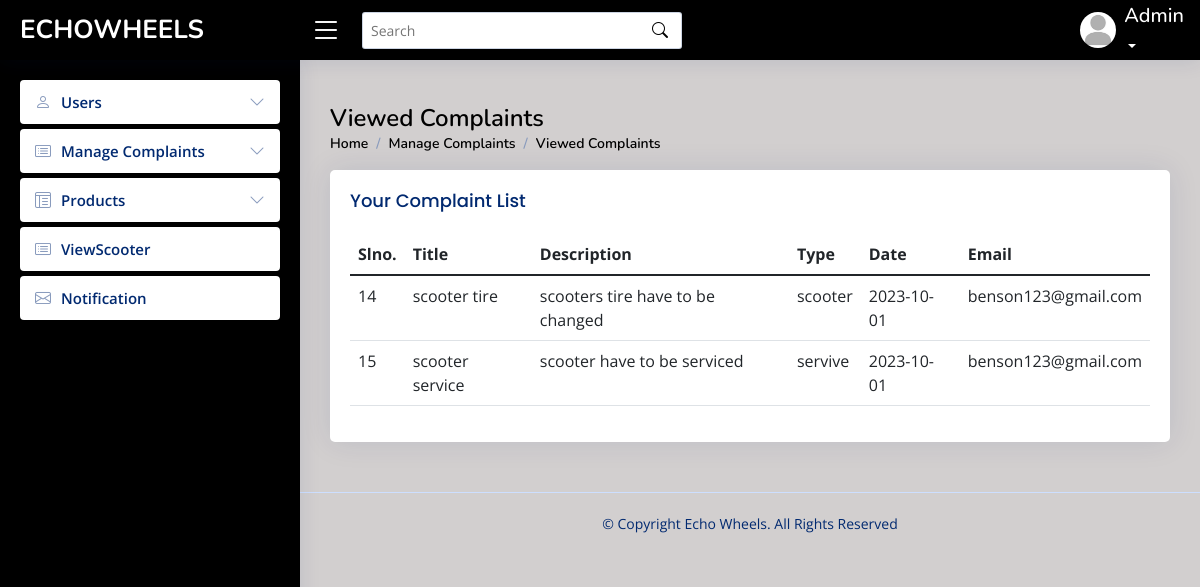
Page /admin/viewedcomplaint.php on the earlier database version.
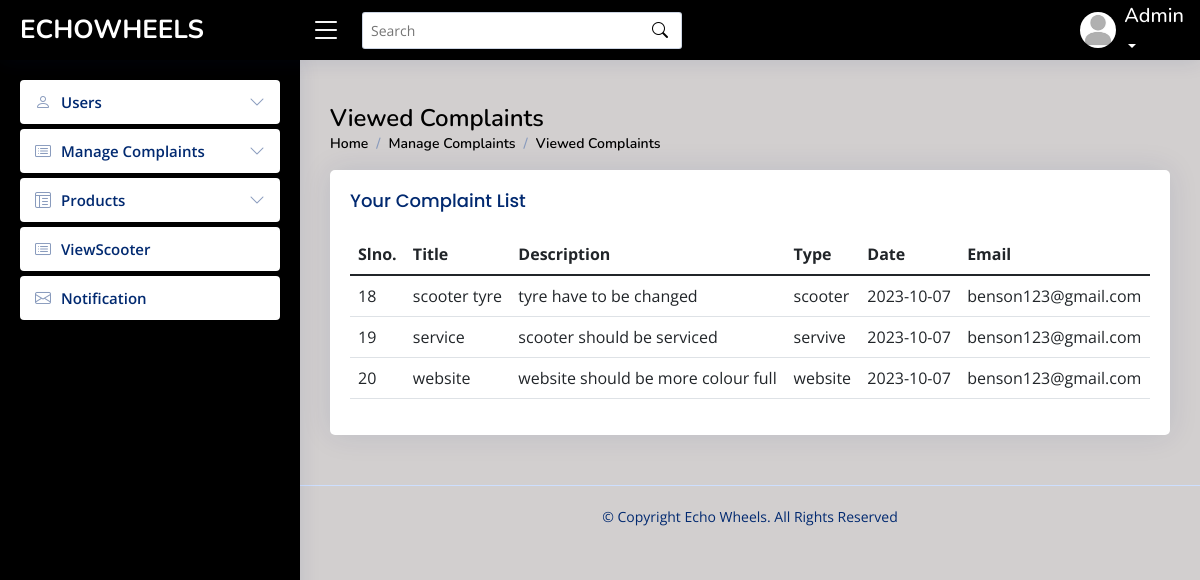
Same page on the later database version.
### tables this page shows
CREATE TABLE `complaint` (
  `complaint_id` int(40) NOT NULL,
  `title` varchar(40) NOT NULL,
  `description` varchar(200) NOT NULL,
  `type` varchar(10) NOT NULL,
  `date` date NOT NULL,
  `email_id` varchar(50) NOT NULL,
  `reply` varchar(10) NOT NULL,
  `message` varchar(70) NOT NULL
);

### connect.php (called while the page is built, shortened)
<?php
$dbname="echowheels";
$conn=mysqli_connect("localhost","root","",$dbname);
function select_data($sql)
{
  global $conn;
  $res = mysqli_query($conn, $sql);
  if ($res)
    return $res;
  else
    return False;
}
?>

### admin/viewedcomplaint.php (the view, shortened to what this page needs)
<?php
include("header.php");
?>
  <main id="main" class="main">
    <div class="pagetitle">
      <h1>Viewed Complaints</h1>
      <nav>
        <ol class="breadcrumb">
          <li class="breadcrumb-item"><a href="activeuser.php">Home</a></li>
          <li class="breadcrumb-item active">Manage Complaints</li>
          <li class="breadcrumb-item active">Viewed Complaints</li>
        </ol>
      </nav>
    </div>
    <div class="card">
          <div class="card-body">
            <h5 class="card-title">
            Your Complaint List
            </h5>
    <section class="section dashboard">
      <div class="row">
      <section class="section">
      <div class="row">
        <div class="col-lg-12">
              <table class="table datatable">
                <thead>
                  <tr>
                    <th scope="col">Slno.</th>
                    <th scope="col">Title</th>
                    <th scope="col">Description</th>
                    <th scope="col">Type</th>
                    <th scope="col">Date</th>
                    <th scope="col">Email</th>
                  </tr>
                </thead>
                <tbody>
                <?php
               $sql = "SELECT * FROM complaint where  reply='1' ";
                $data=select_data($sql);
                while ($row = mysqli_fetch_assoc($data)) {
                  ?>
                  <tr>
                  <td><?php echo  $row['complaint_id'] ?></td>
                 <td><?php echo  $row['title'] ?></td>
                 <td> <?php echo $row['description'] ?></td>
                 <td><?php echo $row['type'] ?></td>
                 <td><?php echo $row['date']?></td>
                 <td> <?php echo $row['email_id']  ?></td>
                  <?php
                  }
                  ?>
                </tbody>
              </table>
            </div>
          </div>
        </div>
      </div>
  </main>

Differences in the rows shown:
removed complaint: complaint_id "14", title "scooter tire", description "scooters tire have to be changed", type "scooter", date "2023-10-01", email "benson123@gmail.com"
removed complaint: complaint_id "15", title "scooter service", description "scooter have to be serviced", type "servive", date "2023-10-01", email "benson123@gmail.com"
added complaint: complaint_id "18", title "scooter tyre", description "tyre have to be changed", type "scooter", date "2023-10-07", email "benson123@gmail.com"
added complaint: complaint_id "19", title "service", description "scooter should be serviced", type "servive", date "2023-10-07", email "benson123@gmail.com"
added complaint: complaint_id "20", title "website", description "website should be more colour full", type "website", date "2023-10-07", email "benson123@gmail.com"
